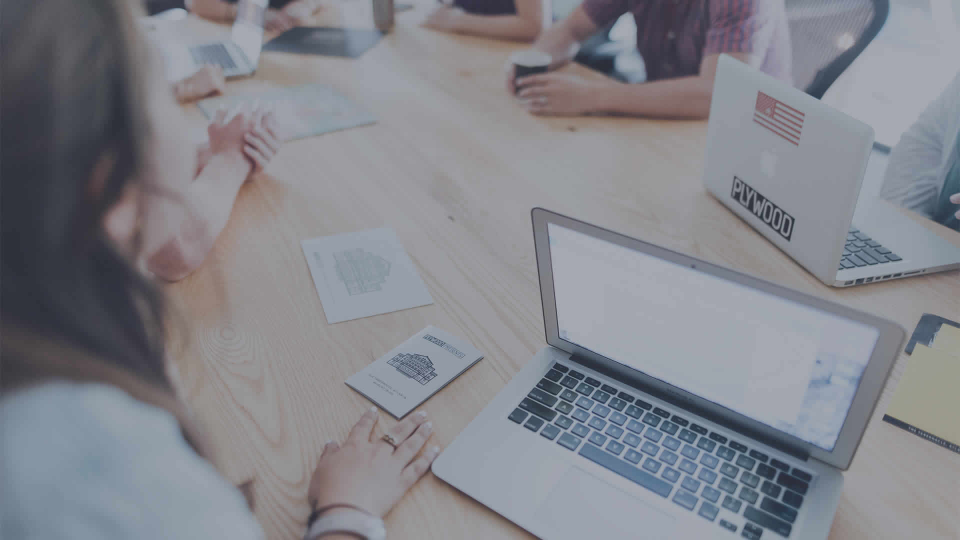
#> input picture img/1920x1080/01.jpg, 1920 x 1080 px (shown at 1/2 size); its folder holds only this picture in this run
$ python -i kNN.py   (imports and definitions only)   (Python 2 division)   (older library calls are emulated)
#> lines starting #> are read from the running program, lines starting #| are printed output that depends on the picture
from sklearn.neighbors import KNeighborsClassifier
from sklearn.svm import SVC
from sklearn.model_selection import train_test_split
from imutils import paths
import numpy as np
import imutils
import cv2
import os

def image_to_feature_vector(image, size=(150, 150)):
	# resize the image to a fixed size, then flatten the image into
	# a list of raw pixel intensities
	return cv2.resize(image, size).flatten()

def extract_color_histogram(image, bins=(8, 8, 8)):
	# extract a 3D color histogram from the HSV color space using
	# the supplied number of `bins` per channel
	hsv = cv2.cvtColor(image, cv2.COLOR_BGR2HSV)
	hist = cv2.calcHist([hsv], [0, 1, 2], None, bins,
		[0, 180, 0, 256, 0, 256])
    # handle normalizing the histogram if we are using OpenCV 2.4.X
	if imutils.is_cv2():
		hist = cv2.normalize(hist)

	# otherwise, perform "in place" normalization in OpenCV 3 (I
	# personally hate the way this is done
	else:
		cv2.normalize(hist, hist)

	# return the flattened histogram as the feature vector
	return hist.flatten()

# grab the list of images that we'll be describing
# [1 line not run here, left out]
imagePaths = list(paths.list_images("Pictures/train/"))

# initialize the raw pixel intensities matrix, the features matrix,
# and labels list
rawImages = []
features = []
labels = []

# loop over the input images
# [21 lines not run here, left out]

# show some information on the memory consumed by the raw images
# matrix and features matrix
rawImages = np.array(rawImages)
features = np.array(features)
labels = np.array(labels)
# [4 lines not run here, left out]

# partition the data into training and testing splits, using 75%
# of the data for training and the remaining 25% for testing
# [2 lines that did not run here, left out]
# [2 lines that did not run here, left out]

# train and evaluate a k-NN classifer on the raw pixel intensities
# [1 line not run here, left out]
kNN = KNeighborsClassifier(n_neighbors=5,
	n_jobs=-1)
# [1 line not run here, left out]
# [1 line that did not run here, left out]
# [4 lines not run here, left out]
kNN = KNeighborsClassifier(n_neighbors=5,
	n_jobs=-1)
# [1 line not run here, left out]
# [1 line that did not run here, left out]
# [1 line not run here, left out]

>>> import cv2
>>> picture = cv2.imread('../../../../../img/1920x1080/01.jpg', cv2.IMREAD_GRAYSCALE)
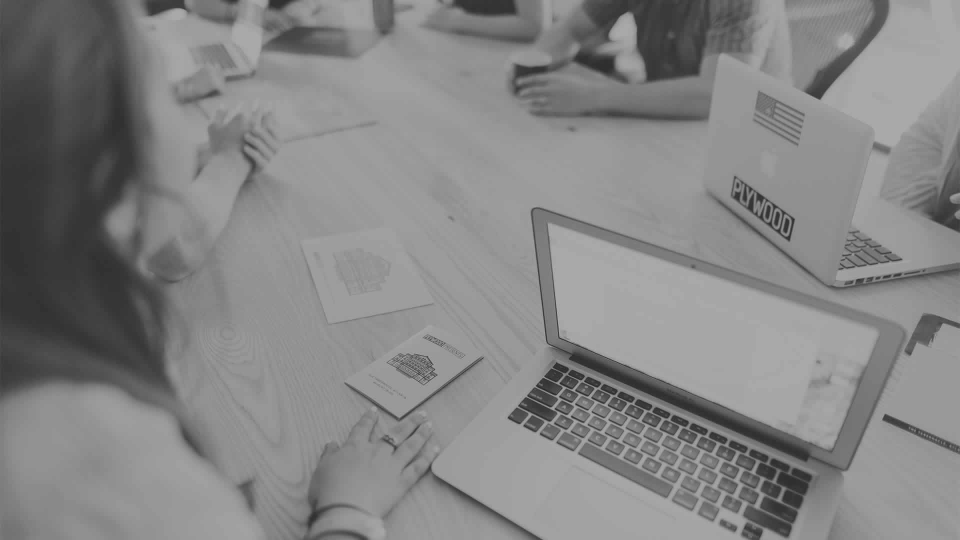
#> picture: shape (1080, 1920) (shown at 1/2 size); min 25, max 187, mean 132.2
>>> result = extract_color_histogram(picture)
#> (the run stopped early here; a loop or call above may not have finished)
